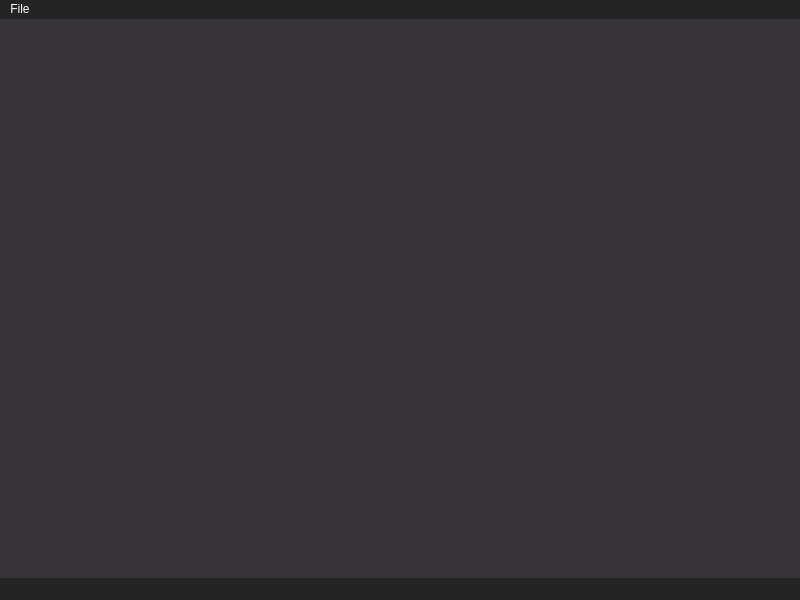
<?xml version="1.0" encoding="UTF-8"?>
<ui version="4.0">
 <class>MainWindow</class>
 <widget class="QMainWindow" name="MainWindow">
  <property name="geometry">
   <rect>
    <x>0</x>
    <y>0</y>
    <width>800</width>
    <height>600</height>
   </rect>
  </property>
  <property name="windowTitle">
   <string>MainWindow</string>
  </property>
  <property name="styleSheet">
   <string notr="true">background: #363438;</string>
  </property>
  <widget class="QWidget" name="centralwidget"/>
  <widget class="QMenuBar" name="menubar">
   <property name="geometry">
    <rect>
     <x>0</x>
     <y>0</y>
     <width>800</width>
     <height>20</height>
    </rect>
   </property>
   <property name="styleSheet">
    <string notr="true">background: #242424;
color: white;</string>
   </property>
   <widget class="QMenu" name="menuFile">
    <property name="title">
     <string>File</string>
    </property>
    <addaction name="actionTest1"/>
   </widget>
   <addaction name="menuFile"/>
  </widget>
  <widget class="QStatusBar" name="statusbar">
   <property name="styleSheet">
    <string notr="true">background: #242424;
color: white;</string>
   </property>
  </widget>
  <action name="actionTest1">
   <property name="text">
    <string>Test1</string>
   </property>
  </action>
 </widget>
 <resources/>
 <connections/>
</ui>
